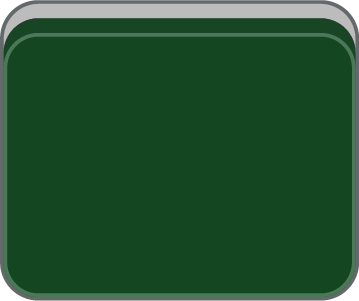
#> input picture forbidden-gamble/assets/mj25d/背/b_01.png, 359 x 301 px, found by its file name
$ python gen_foe_info_abc.py
#> lines starting #> are read from the running program, lines starting #| are printed output that depends on the picture
### game-design-docs/layout_mockups/gen_layout_mockups_v5.py
# -*- coding: utf-8 -*-
"""对局布局效果图 V5（2026-09-24 敌我信息分层轮）
裁决落地：
  1. 敌方武学纯撤（发动时才公示：中线立签＋配方入河）；敌方罡气回信息簇；
  2. 敌方心法＝信息簇下小印行（玄青小章，悬停出说明）；
  3. 我方＝左侧三杆挂签架：功法（朱·活绳）／护身（赭金·活绳）／心法（玄青·钉驻签，
     常亮永不飞出）；罡气随护身杆；
  4. 我方账本归右下（丹田为头＋三力/攻防/变＋头像）；
  5. 发动位：我＝气海左、敌＝气海右（我左敌右贯通）。
三帧：决策拍／截牌窗拍／我方发动拍。
"""
import os
from PIL import Image, ImageDraw, ImageFont

ROOT = "/Users/cc/Documents/jianghu-card-game"
MJ = os.path.join(ROOT, "forbidden-gamble/assets/mj25d")
FONT_DIR = os.path.join(ROOT, "forbidden-gamble/assets/fonts")
OUT = os.path.join(ROOT, "game-design-docs/layout_mockups")
W, H, CAP = 1280, 720, 60

ROOM = (48, 56, 66)
FELT = (33, 84, 57)
RIM_TOP = (88, 63, 40)
RIM_WALL = (60, 43, 28)
BONE = (217, 204, 174)
GOLD = (235, 219, 179)
ZHU = (184, 64, 51)
ZHEJIN = (194, 156, 79)
XUANQING = (61, 84, 89)
INK = (33, 28, 23)
CHIP_BG = (26, 24, 21)
CHIP_BD = (112, 100, 77)
DASH = (150, 138, 112)
PAPER = (222, 212, 188)
WOOD = (96, 68, 42)
WOOD_D = (66, 46, 28)
BRONZE = (176, 148, 92)

_fonts = {}
# [8 lines left out: function F, not called in this run]

_sprites = {}
def sprite(rel):
    if rel not in _sprites:
        _sprites[rel] = Image.open(os.path.join(MJ, rel)).convert("RGBA")
    return _sprites[rel]

def tile_v(face, w):
    s = sprite(f"竖/{face}.png")
    return s.resize((w, int(w * s.height / s.width)), Image.LANCZOS)

def tile_back(w):
    s = sprite("背/b_01.png")
    return s.resize((w, int(w * s.height / s.width)), Image.LANCZOS)

class Ctx:
    img = None
    layers = []
    overlays = []

ctx = Ctx()
def DR():
    return ImageDraw.Draw(ctx.img)

def rrect(dr, box, r, fill=None, outline=None, width=1):
    dr.rounded_rectangle(box, radius=r, fill=fill, outline=outline, width=width)

def text(dr, xy, s, font, fill, anchor="la"):
    dr.text(xy, s, font=font, fill=fill, anchor=anchor)

# [20 lines left out: functions vtext, pastea, flush, not called in this run]

def tint(c, base, k):
    return tuple(int(a + (b - a) * k) for a, b in zip(c, base))

def draw_table():
    dr = DR()
    dr.polygon([(225, 96), (1055, 96), (1330, 722), (-50, 722)], fill=RIM_WALL)
    dr.polygon([(228, 101), (1052, 101), (1318, 718), (-38, 718)], fill=RIM_TOP)
    dr.polygon([(255, 122), (1025, 122), (1272, 708), (8, 708)], fill=FELT)
    ov = Image.new("RGBA", (W, H + CAP), (0, 0, 0, 0))
    d2 = ImageDraw.Draw(ov)
    d2.polygon([(255, 122), (1025, 122), (1025, 192), (255, 192)], fill=(0, 0, 0, 46))
    d2.polygon([(8, 560), (1272, 560), (1272, 708), (8, 708)], fill=(255, 255, 255, 10))
    d2.line([(320, 374), (540, 374)], fill=(58, 108, 76, 110), width=2)
    d2.line([(740, 374), (960, 374)], fill=(58, 108, 76, 110), width=2)
    ctx.img = Image.alpha_composite(ctx.img.convert("RGBA"), ov).convert("RGB")

# [41 lines left out: functions hp_track, qisea, not called in this run]

# ---------- V5 挂签（活绳）／钉驻签（心法） ----------
BM_W, PH, AH = 34, 66, 28

# [108 lines left out: functions _paper, _tassel, bm_hang, bm_pin, rail, mini_seals and 2 more, not called in this run]

def meld_group(cx, y_bottom, faces, tw):
    hw = int(tw * 389 / 272)
    widths = [tw if i != 1 else hw for i in range(len(faces))]
    total = sum(widths) + 4 * (len(faces) - 1)
    x = cx - total / 2
    for i, f_ in enumerate(faces):
        sp = tile_v(f_, tw)
        if i == 1:
            sp = sp.rotate(90, expand=True)
        ctx.layers.append((sp, int(x), int(y_bottom - sp.height)))
        x += widths[i] + 4

# [12 lines left out: function button, not called in this run]

def chip(dr, box, label, fg=BONE):
    rrect(dr, box, 4, fill=CHIP_BG, outline=CHIP_BD)
    text(dr, ((box[0] + box[2]) / 2, (box[1] + box[3]) / 2), label, F("wk", 13), fg, anchor="mm")

HAND = ["1m", "2m", "3m", "5m", "7m", "8m", "9m", "2p", "3p", "4p", "6p", "2s", "3s", "5s"]

# [14 lines left out: function hand, not called in this run]

def common(frame):
    ctx.img = Image.new("RGB", (W, H + CAP), ROOM)
    draw_table()

    bw, n = 23, 13
    x = 640 - (n * (bw + 4) - 4) / 2
    for i in range(n):
        ctx.layers.append((tile_back(bw), int(x), 153))
        x += bw + 4

    meld_group(360, 252, ["5s", "5s", "5s"], 30)
    meld_group(800, 578, ["3m", "3m", "3m"], 26)
    meld_group(945, 578, ["2p", "3p", "4p"], 26)

    hp_track("foe", 640, 278, 400, 98)
    qisea(640, 376)
    hp_track("me", 640, 478, 400, 137)

    discard_slot(640, 318, 170, 50, ["5p", "6p", "7p"], "普攻 · 3 张", ZHU, highlight=(frame == "claim"))
    discard_slot(640, 436, 170, 54, ["1s"], "虚招", (110, 104, 95))

    if frame == "cast":
        standing_sign(505, 352, "点穴", ZHU, 3, 4)
    else:
        standing_sign(775, 352, "破甲拳", ZHU, 2, 4)

    # ---- 我方三杆挂签架（左侧） ----
    dr = DR()
    RAILS_Y = [420, 519, 618]
    rail(dr, 40, RAILS_Y[0], "功法")
    rail(dr, 40, RAILS_Y[1], "护身")
    rail(dr, 40, RAILS_Y[2], "心法")
    gong = [("破甲拳", ZHU, "lit", None),
            ("点穴", ZHU, "ghost" if frame == "cast" else "lit", None),
            ("连环掌", ZHU, "dim", "式3"),
            (None, None, "empty", None),
            (None, None, "empty", None)]
    hu = [("铁布衫", ZHEJIN, "lit", None),
          ("金钟罩", ZHEJIN, "dim", "罡4"),
          (None, None, "empty", None),
          (None, None, "empty", None),
          (None, None, "empty", None)]
    xin = ["拆招诀", "运筹诀", "洗练诀"]
    for i, (title, r_, st, bd) in enumerate(gong):
        bm_hang(55 + i * 40, RAILS_Y[0] + 5, title, r_, st, bd)
    for i, (title, r_, st, bd) in enumerate(hu):
        bm_hang(55 + i * 40, RAILS_Y[1] + 5, title, r_, st, bd)
    for i in range(5):
        bm_pin(55 + i * 40, RAILS_Y[2] + 2, xin[i] if i < 3 else None, XUANQING, filled=i < 3)
    rrect(dr, (248, RAILS_Y[1] + 58, 296, RAILS_Y[1] + 82), 4, fill=CHIP_BG, outline=CHIP_BD)
    text(dr, (272, RAILS_Y[1] + 70), "罡 10", F("wk", 12), GOLD, anchor="mm")

    button((534, 578, 638, 624), "变招", XUANQING, dim=(frame == "cast"))
    button((646, 578, 750, 624), "攻击", ZHU, dim=(frame == "cast"))

    # ---- HUD ----
    dr = DR()
    dr.rectangle((0, 0, W, 30), fill=(23, 22, 20))
    dr.line([(0, 30), (W, 30)], fill=CHIP_BD)
    text(dr, (12, 15), "‹ 演武场", F("wk", 13), BONE, anchor="lm")
    text(dr, (640, 15), "回合 12 · 组 1-3", F("wk", 13), GOLD, anchor="mm")

    # 敌方信息簇（右上）＋罡气回簇＋心法小印行
    rrect(dr, (1216, 38, 1271, 93), 4, fill=(33, 28, 23), outline=CHIP_BD)
    text(dr, (1243, 65), "玄", F("ms", 22), GOLD, anchor="mm")
    chip(dr, (1117, 36, 1215, 64), "罡 9　变 9")
    chip(dr, (1117, 65, 1215, 93), "攻 12　防 8")
    chip(dr, (1136, 94, 1270, 122), "劲 10　骨 3　气 12")
    chip(dr, (146, 34, 236, 62), "丹田 · 13", fg=GOLD)
    mini_seals(dr, 1117, 130, ["拆招诀", "运筹诀", "洗练诀"])

    # 我方账本（右下：丹田为头）
    chip(dr, (1116, 566, 1214, 594), "丹田 · 16", fg=GOLD)
    chip(dr, (1136, 600, 1270, 628), "劲 10　骨 3　气 12")
    chip(dr, (1117, 632, 1215, 660), "攻 12　防 8")
    chip(dr, (1117, 664, 1215, 692), "变 9")
    rrect(dr, (1216, 632, 1271, 687), 4, fill=(33, 28, 23), outline=CHIP_BD)
    text(dr, (1243, 659), "无", F("ms", 22), GOLD, anchor="mm")

# [23 lines left out: functions claim_popup, caption, not called in this run]

def save(name):
    ctx.img.save(os.path.join(OUT, name))
    print("saved", name)

# [13 lines left out: function main, not called in this run]

# [2 lines that do not run on import are left out]

### game-design-docs/layout_mockups/gen_foe_info_abc.py
# -*- coding: utf-8 -*-
"""敌方基本信息簇 A/B/C 效果图（2026-09-26 用户判现制丑 → 调研轮 → 出图选型）

调研原则（来源见复盘归档 2026-09-26 条）：P1 身份（像/名）→ P2 决策数（攻防罡变）
→ P3 派生数（三力+心法小印＝情报行）；数字大而扫读、标签小或图标化。

A 名牌式·数字上牌（agent 荐）：头像+名号条／攻防罡变四大数字牌
   （数字 22＝头像占位字实测档、轨标 13＝chip 现档）／情报行两条。
B 现制微调＋Kenney 蒙皮：三 chip 结构不动，仅文字层级（标签 12·数字 20＝探索值）
   ＋Kenney Fantasy 面板衬底（PNG/Double/Panel）＋名号条。
C 竖签式（对照·不荐）：一枚纸签全装——竖排数字扫读弱、与「chip=动态数值」形制拧。
"""
import os
import sys

sys.path.insert(0, os.path.dirname(os.path.abspath(__file__)))
import gen_layout_mockups_v5 as v5
from PIL import Image, ImageDraw

W, H = v5.W, v5.H
F, rrect, text, vtext = v5.F, v5.rrect, v5.text, v5.vtext
BONE, GOLD, DASH = v5.BONE, v5.GOLD, v5.DASH
CHIP_BG, CHIP_BD, INK = v5.CHIP_BG, v5.CHIP_BD, v5.INK
KENNEY_PANEL = os.path.join(v5.ROOT,
    "forbidden-gamble/assets/kenney/fantasy-ui-borders/PNG/Double/Panel/panel-016.png")

STATS = [("攻", "12"), ("防", "8"), ("罡", "9"), ("变", "9")]


def base_frame():
    v5.common("steady")
    v5.hand(v5.HAND, hover=3)
    v5.flush()
    dr = v5.DR()
    dr.rectangle((1105, 33, W, 172), fill=v5.ROOM)  # 盖掉旧敌簇（含旧心法小印行）
    return v5.ctx.img.copy()


# [5 lines left out: function avatar_and_name, not called in this run]


def info_rows(dr, x0, ytop):
    text(dr, (x0, ytop + 8), "劲 10　骨 3　气 12", F("wk", 12), DASH, anchor="lm")
    v5.mini_seals(dr, x0, ytop + 20, ["拆招诀", "运筹诀", "洗练诀"])


# [78 lines left out: functions variant_a, b_chip, kenney_plate, variant_b, variant_c, not called in this run]


def main():
    os.makedirs(v5.OUT, exist_ok=True)
    variants = [
        ("A", variant_a, "敌信息 A · 名牌式·数字上牌（荐）┃ 顶=头像+名号条｜中=攻防罡变四大数字牌(数字22·轨标13)｜底=三力+心法小印情报行"),
        ("B", variant_b, "敌信息 B · 现制微调＋Kenney 蒙皮 ┃ 三 chip 结构不动·标签小字+数字大字·Kenney 面板衬底·加名号条"),
        ("C", variant_c, "敌信息 C · 竖签式（对照·不荐）┃ 一枚纸签全装——竖排数字扫读弱、与「chip=动态数值」三分形制拧"),
    ]
    crops = []
    for tag, fn, cap in variants:
        img = fn(base_frame())
        v5.ctx.img = img
        v5.caption(cap)
        v5.save(f"foe_info_{tag}.png")
        crops.append(img.crop((1090, 20, 1285, 215)))
#> this loop made 1 pass
#> pass 1, in common, `ctx.img = Image.new("RGB", (W, H + CAP), ROOM)`:
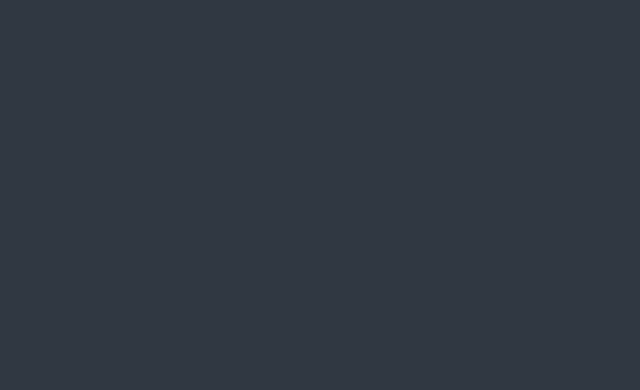
#> ctx.img: PIL image 1280x780 RGB (shown at 1/2 size); mean R, G, B 48, 56, 66
#> pass 1, in draw_table, `ctx.img = Image.alpha_composite(ctx.img.convert("RGBA"), ov).convert("..`:
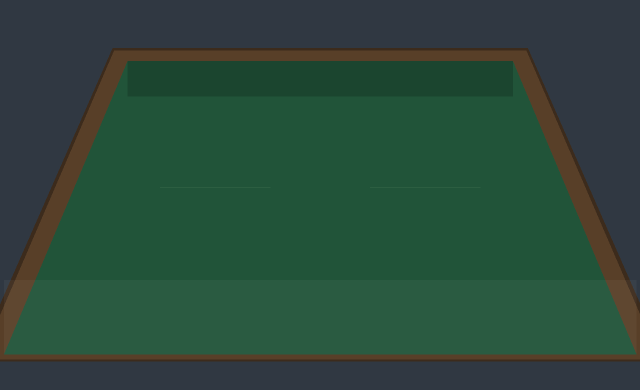
#> ctx.img: PIL image 1280x780 RGB (shown at 1/2 size); mean R, G, B 43.5, 73.6, 59
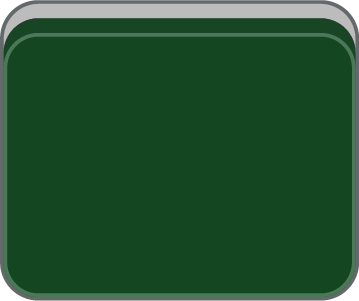
#> input picture forbidden-gamble/assets/mj25d/背/b_01.png, 359 x 301 px, found by its file name
    # 对比条：三案右上区裁条并排
    cw, ch = 195, 195
    sheet = Image.new("RGB", (3 * cw + 4 * 12, ch + 34), (18, 20, 24))
    d2 = ImageDraw.Draw(sheet)
    for i, (tag, _, _) in enumerate(variants):
        x = 12 + i * (cw + 12)
        d2.text((x + cw / 2, 14), tag, font=F("wk", 16), fill=v5.GOLD, anchor="mm")
        sheet.paste(crops[i], (x, 30))
    sheet.save(os.path.join(v5.OUT, "foe_info_ABC_对比.png"))
    print("saved foe_info_ABC_对比.png")


if __name__ == "__main__":
#> (the run stopped early here; a loop or call above may not have finished)
